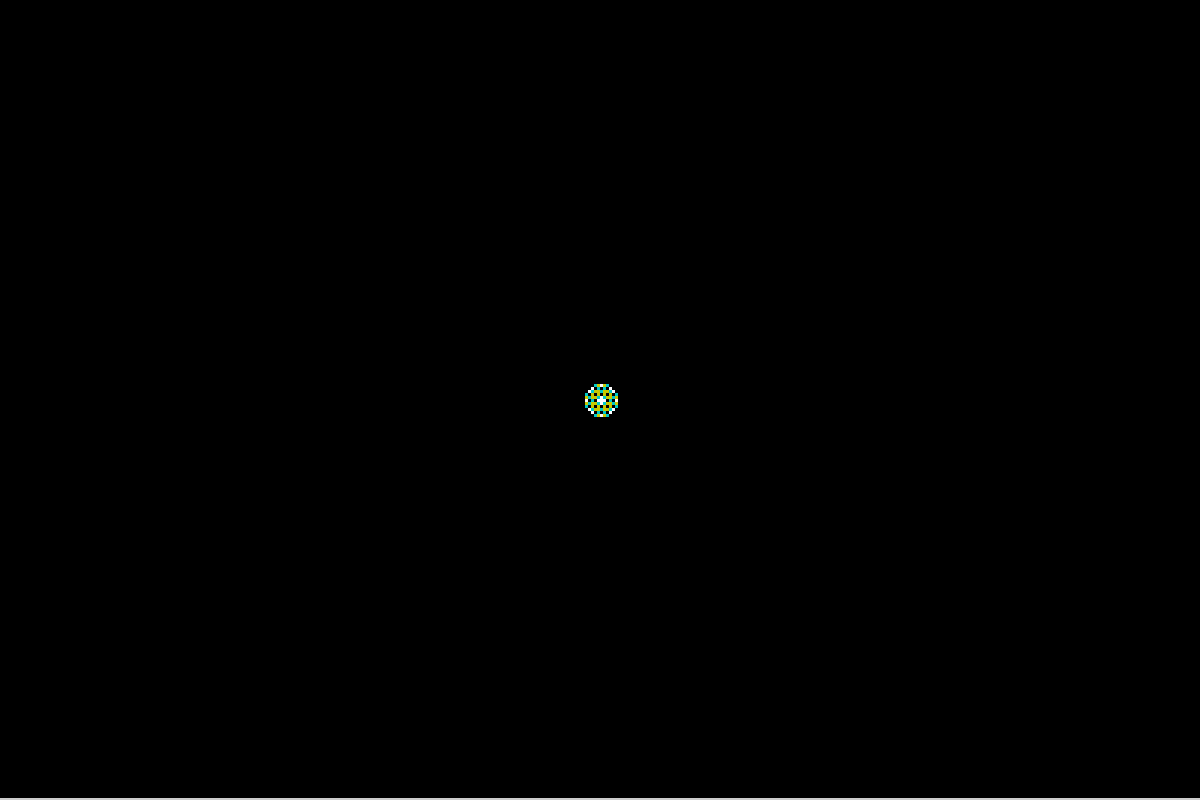
Frame 1 (no input)
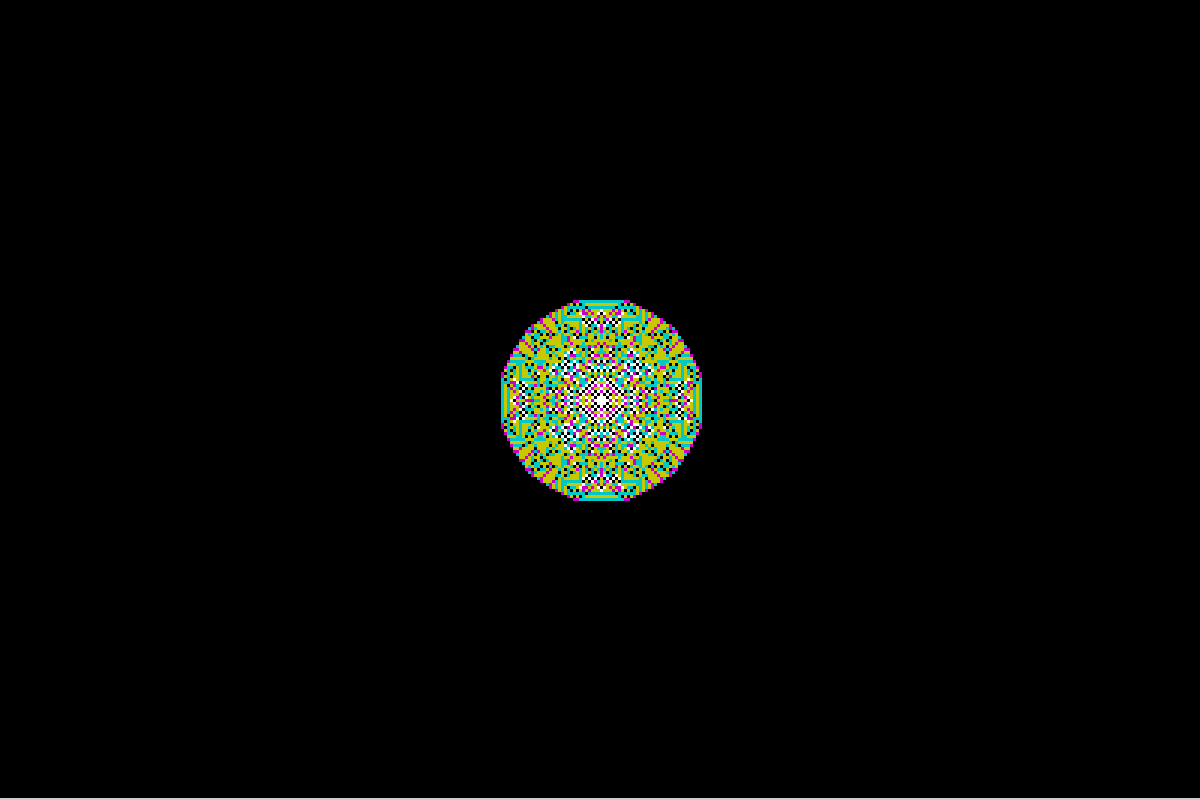
Frame 60 (the mouse pressed at the canvas centre just before this capture)
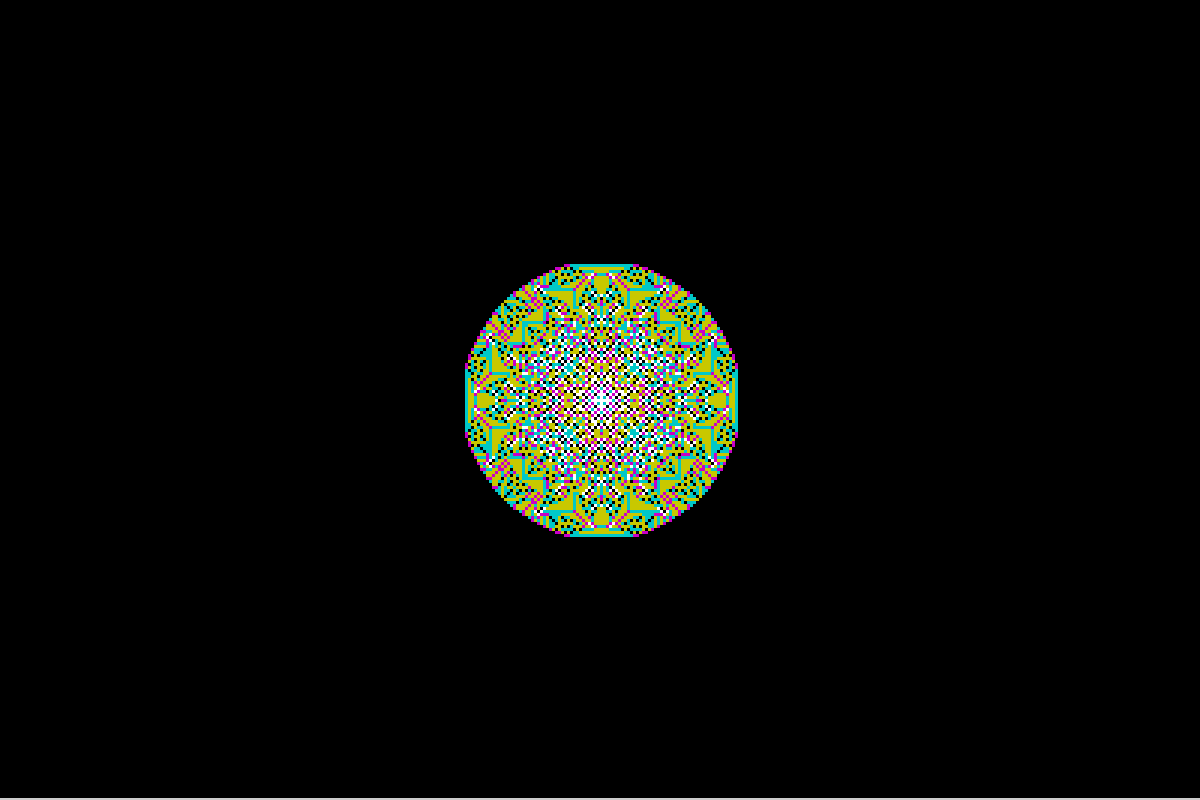
Frame 120 (the mouse held since frame 60 and released just before this capture)

The Processing sketch that drew these frames (run headless with seeded random() and noise(); from frame 60 on, the mouse is pressed at the canvas centre):

// Processing sketch: Sandpile
// ── Sandpile.pde
//sandPiles 
//if sand number in a cell > 4 then give each neighbor one sand particle
int[][] grid;
int rows; 
int cols;
int resolution = 3;
void setup() {
  size(1200, 800);
  rows = height / resolution;
  cols = width / resolution;
  grid = new int[rows][cols];
  grid[rows / 2][cols / 2] = 10000000;
} 

//void render() {
//  loadPixels();
//  for (int  i = 0; i < rows; i++) {
//    for (int j = 0; j < cols; j++) {
//      int num = grid[i][j];
//      color col = color(255, 255, 255);
//      if (num == 0) {
//        col = color(0, 0, 0);
//      } else if (num == 1) {
//        col = color(200, 0, 200);
//      } else if (num == 2) {
//        col = color(0, 200, 200);
//      } else if (num == 3) {
//        col = color(200, 200, 0);
//      } 
//      pixels[j + i * width] = col;
//    }
//  } 
//  updatePixels();
//} 
//toppling of sand;
void logic() {
  int[][] newGrid = new int[rows][cols];
  for (int i = 0; i < rows; i++) {
    for (int j = 0; j < cols; j++) {
      int number = grid[i][j];
      if (number < 4) {
        newGrid[i][j] = number;
      }
    }
  }
  for (int i = 0; i < rows; i++) {
    for (int j = 0; j < cols; j++) {
      int number = grid[i][j];
      if (number >= 4) {
        newGrid[i][j] += number - 4;
        if (j > 0 && j < cols - 1 && i > 0 && i < rows - 1) {
          newGrid[i + 1][j]++;
          newGrid[i - 1][j]++;
          newGrid[i][j - 1]++;
          newGrid[i][j + 1]++;
        }
      }
    }
  }
  grid = newGrid;
} 

void mouseDragged() {
  grid[mouseY][mouseX] = 1000000;
} 

void draw() {
  for (int i = 0; i < 100; i++) {
    logic();
  }
  println(frameRate);
  Render();
} 

void Render() {
  for (int i = 0; i < rows; i++) {
    for (int j = 0; j < cols; j++) {
      int num = grid[i][j];
      color col = color(255, 255, 255);
      if (num == 0) {
        col = color(0, 0, 0);
      } else if (num == 1) {
        col = color(200, 0, 200);
      } else if (num == 2) {
        col = color(0, 200, 200);
      } else if (num == 3) {
        col = color(200, 200, 0);
      }
      fill(col);
      noStroke();
      rect(j * resolution, i * resolution, resolution, resolution);
    } 
  } 
} 
